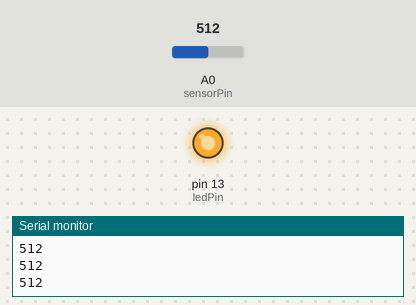
This sketch was run on a simulated Arduino Nano, built with avr-gcc and run on an emulated ATmega328P. Parts: output pins drawn as LEDs (lit = HIGH), the last lines printed to the serial monitor. The inputs (shaded band) are chosen by the test bench; at power-on: A0 (sensorPin) = 512.

Above: at 1.2 s.
1.3 s: A0 (sensorPin) set to 4
4.3 s: A0 (sensorPin) set to 1
At 5.5 s:
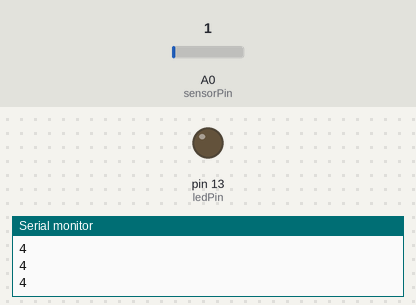
5.8 s: A0 (sensorPin) set to 122
At 6.29 s:
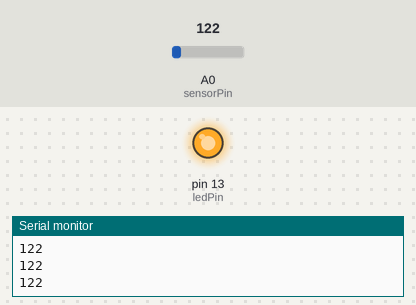
8.8 s: A0 (sensorPin) set to 0
At 10.3 s:
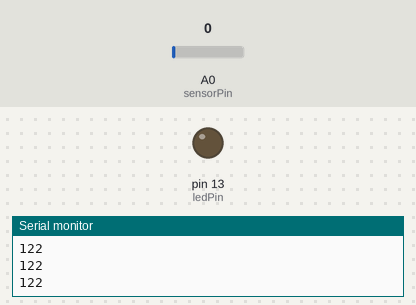
Timing chart, 0 to 11.3 s (numbered marks = the images above; inputs shaded):
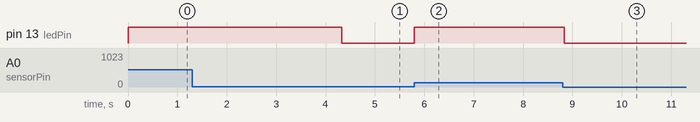

The sketch:

piezo.ino
```cpp
/*
  Piezo

  Reads the value from a piezo transducer connected to A0.

  Flashes the built in LED when the piezo is hit and constantly sends the sensor reading via serial port.
*/

int sensorPin = A0;   // select the input pin for the potentiometer
int ledPin = LED_BUILTIN;      // select the pin for the LED
int sensorValue = 0;  // variable to store the value coming from the sensor
const int THRESHOLD = 2;
const int DELAY = 2;
const int NOTE_ON_TIME = 50;
void setup() {
  // declare the ledPin as an OUTPUT:
  pinMode(ledPin, OUTPUT);
  digitalWrite(ledPin, LOW);
  Serial.begin(19200);
}

void loop() {
  // read the value from the sensor:
  sensorValue = analogRead(sensorPin);
  if(sensorValue > THRESHOLD) {
    Serial.println(sensorValue);
    // turn the ledPin on
    digitalWrite(ledPin, HIGH);
    // stop the program for <sensorValue> milliseconds:
    delay(NOTE_ON_TIME);
    // turn the ledPin off:
    digitalWrite(ledPin, LOW);
  }
  // stop the program for <sensorValue> milliseconds:
  delay(DELAY);
}
```

Measured:
- the behaviour switches between 3 and 2 on A0 (sensorPin) (found by bisection; images 0 and 1)
- after the input at 4.3 s, pin 13 (ledPin): HIGH → LOW at once
- after the input at 5.8 s, pin 13 (ledPin): LOW → HIGH at once
- after the input at 8.8 s, pin 13 (ledPin): HIGH → LOW at once
